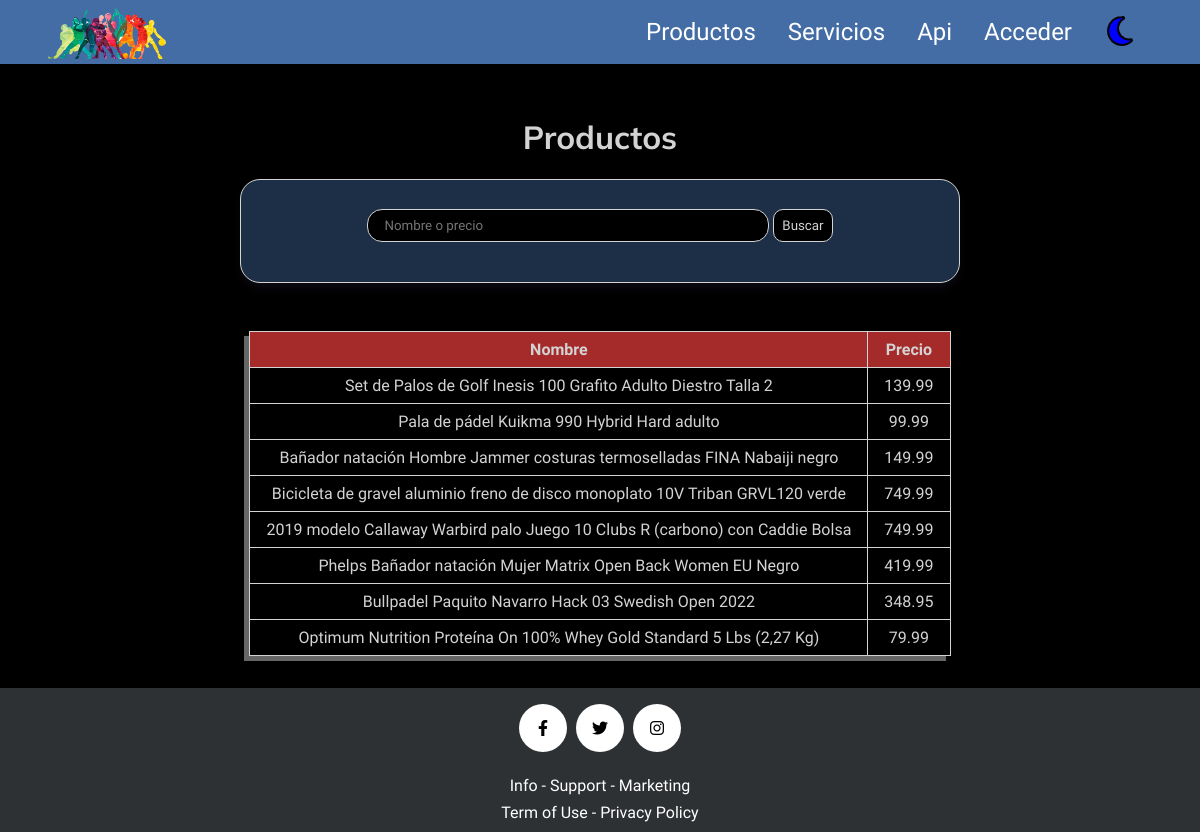
Screenshot of /php/productos/productos.php with the database file from the repository.
### tables this page shows
CREATE TABLE `producto` (
  `id` bigint(20) NOT NULL,
  `nombre` varchar(100) NOT NULL,
  `precio` float(5,2) NOT NULL
);

### php/productos/productos.php (the view, shortened to what this page needs)
<!DOCTYPE html>
<html lang="es">
<head>
    <link rel="stylesheet" href="../../css/style.css">
    <link rel="stylesheet" href="https://cdnjs.cloudflare.com/ajax/libs/font-awesome/6.2.0/css/all.min.css" />
</head>
<body>
    <?php
        require_once "../funciones.php";
        crear_menu();
        echo "<h1>Productos</h1>
        <div class='funcionalidades'>";
        echo "<form action='#' method='post' enctype='multipart/form-data'>
                <input id='buscar' type='text' name='buscar' maxlength='100' placeholder='Nombre o precio'>
                <input type='submit' name='enviar' value='Buscar'>
            </form>
        </div>";
        $conexion=conectarServidor();
        if(isset($_SESSION['usuario']) and $_SESSION['usuario']==="admin"){
            $clase="con_mod";
        }else{
            $clase="sin_mod";
        }
        echo "<table id='tabla_productos' class='$clase'>
            <thead>
                <tr>
                    <th>Nombre</th>
                    <th>Precio</th>
                </tr>
            </thead>
            <tbody>";
        if(isset($_POST['enviar'])){
            $busqueda="%".$_POST['buscar']."%";
            $consulta=$conexion->prepare("select * from producto where nombre like ? or precio like ?");
            $consulta->bind_param("ss",$busqueda,$busqueda);
            $consulta->bind_result($id,$nombre,$precio);
            $consulta->execute();
            $consulta->store_result();
            if($consulta->num_rows>0){
                if(isset($_SESSION['usuario']) and $_SESSION['usuario']==="admin"){
                    while($consulta->fetch()){
                        echo "<tr>
                            <td>$nombre</td>
                            <td>$precio</td>
                            <td>
                                <a href='modificar_productos.php?id=$id' class='mod mod_prod'>Modificar</a>
                                <a href='modificar_productos.php?id=$id' class='mod mod_prod'>Borrar</a>
                            </td>
                        </tr>";
                    }
                }else{
                    while($consulta->fetch()){
                        echo "<tr>
                            <td>$nombre</td>
                            <td>$precio</td>
                        </tr>";
                    }
                }
            }else{
                echo "<tr>
                    <td colspan=5 class='tabla_vacia'>No hay coincidencias</td>
                </tr>";
            }
            $consulta->close();
        }else{
            $consulta=$conexion->query("select * from producto");
            if(isset($_SESSION['usuario']) and $_SESSION['usuario']==="admin"){
                while($fila=$consulta->fetch_array(MYSQLI_ASSOC)){
                    echo "<tr>
                        <td>$fila[nombre]</td>
                        <td>$fila[precio]</td>
                        <td>
                            <a href='modificar_productos.php?id=$fila[id]' class='mod mod_prod'>Modificar</a>
                            <a href='borrar_productos.php?id=$fila[id]' class='mod mod_prod'>Borrar</a>
                        </td>
                    </tr>";
                }
            }else{
                while($fila=$consulta->fetch_array(MYSQLI_ASSOC)){
                    echo "<tr>
                        <td>$fila[nombre]</td>
                        <td>$fila[precio]</td>
                    </tr>";
                }
            }
        }
        echo "</tbody>
        </table>";
        footer();
    ?>
</body>
</html>

### php/funciones.php (shortened to what this page needs)
<?php
    function footer(){
        echo "</main>
        <footer>
            <div id='redes'>
                <a href=''>
                    <i class='fa-brands fa-facebook-f'></i>
                </a>
                <a href=''>
                    <i class='fa-brands fa-twitter'></i>
                </a>
                <a href=''>
                    <i class='fa-brands fa-instagram'></i>
                </a>
            </div>
            <div>
                <p>Info - Support - Marketing</p>
                <p>Term of Use - Privacy Policy</p>
                <p>Ⓒ 2022 nombre</p>
            </div>
        </footer>";
    }
    function menu_base(){
        $ruta_logo="../../";
        $ruta_ul="..";
        echo "<header>
            <nav>
                <a href='".$ruta_logo."index.php'>
                    <img src='".$ruta_logo."img/assets/logo.png' alt='Logo'>
                </a>
                <ul>
                    <li>
                        <a href='$ruta_ul/productos/productos.php'>Productos</a>
                    </li>
                    <li>
                        <a href='$ruta_ul/servicios/servicios.php'>Servicios</a>
                    </li>
                    <li>
                        <a href='$ruta_ul/api/api_ext.php'>Api</a>
                    </li>
                    <li>
                        <a href='$ruta_ul/acceso/acceso.php'>Acceder</a>
                    </li>
                    <li class='enlace_dn'>
                        <button id='dia_noche'></button>
                    </li>
                </ul>
            </nav>
        </header>";
    }
    function crear_menu(){
        if(isset($_SESSION['usuario'])){
            if($_SESSION['usuario']==="admin"){
                menu_admin();
            }else if($_SESSION['usuario']!==""){
                menu_socio($nombre);
            }
        }else{
            menu_base();
        }
        $ubicacion_actual=basename($_SERVER['PHP_SELF']);
        if($ubicacion_actual==="index.php"){
            echo "<main id='inicio'>";
        }else{
            echo "<main>";
        }
    }
?>

### css/style.css (style rules this page uses)
body { margin: 0%; }
* { box-sizing: border-box; font-family: 'Red Hat Text', sans-serif; }
header,h1,h2,h3 { font-family: 'Mulish', sans-serif; }
h1 { text-align: center; }
header { background-color: #446da5; position: sticky; top: 0px; height: 8vh; z-index: 100; }
header img { height: 100%; padding: 0.5rem 0rem 0.3rem 0rem; }
nav { display: flex; justify-content: space-between; align-items: center; padding: 0rem 3rem; height: 100%; }
nav ul { display: flex; list-style-type: none; list-style-position: outside; padding: 0%; margin: 0%; height: 100%; }
nav li { display: flex; align-items: center; padding: 0rem 1rem; white-space: nowrap; }
nav>a { height: 100%; }
nav a { text-decoration: none; color: white; font-size: 1.5rem; display: flex; height: 100%; align-items: center; }
main { padding: 2rem 0rem; min-height: 74vh; }
footer { overflow: hidden; background-color: #2e3134; color: white; height: 18vh; }
footer>div { text-align: center; padding-top: 1rem; }
footer a { text-decoration: none; color: black; width: 3rem; height: 3rem; display: flex; align-items: center; justify-content: center; background-color: white; border-radius: 50%; }
footer p { margin: 0.5rem; }
#redes { display: flex; justify-content: space-evenly; width: 15%; margin: auto; padding-bottom: 0rem; }
table { margin: auto; border-collapse: collapse; box-shadow: rgba(0, 0, 0, 0.4) -5px 5px; }
thead { background-color: #e7d6c0; }
td, th { padding: 0.5rem 1rem; }
table td:not(tr>td:last-child),table th,.no_mod { border: 1px solid black; text-align: center; }
.sin_mod tr>td:last-child { border: 1px solid black; text-align: center; }
.funcionalidades { background-color: rgba(68, 109, 165, 43%); width: 60%; margin: auto; text-align: center; padding: 1.5rem; border: 1px solid black; border-radius: 20px; margin-bottom: 3rem; display: grid; grid-gap: 1rem; box-shadow: rgba(50, 50, 93, 0.25) 0px 6px 12px -2px, rgba(0, 0, 0, 0.3) 0px 3px 7px -3px; }
.funcionalidades input:not(input[type="text"]) { border-radius: 10px; padding: 0.5rem; }
.funcionalidades input[type="text"] { width: 60%; text-align: left; padding: 0.5rem 1rem; }
input,textarea,select { width: max-content; margin: 0.3rem auto 1rem; text-align: center; }
input:not(input[type="file"],.enviar),textarea,select { border-radius: 15px; border: 1px solid black; padding: 0.3rem; }
#dia_noche { background-color: rgba(0, 0, 0, 0); padding: 0%; width: 2rem; aspect-ratio: 1/1; border: none; font-size: 2rem; -webkit-text-stroke: 2px rgb(0, 0, 0); }
.modo_noche { background-color: black; color: lightgray; border-color: lightgray; }
.modo_noche * { border-color: lightgray !important; }
.modo_noche table { box-shadow: rgba(255, 255, 255, 0.4) -5px 5px; }
.modo_noche thead { background-color: brown; }
.modo_noche input,.modo_noche textarea,.modo_noche select { color: lightgray; background-color: black; }

### rows the page displays
producto: nombre "Set de Palos de Golf Inesis 100 Grafito Adulto Diestro Talla 2", precio "139.99"
producto: nombre "Pala de pádel Kuikma 990 Hybrid Hard adulto", precio "99.99"
producto: nombre "Bañador natación Hombre Jammer costuras termoselladas FINA Nabaiji negro", precio "149.99"
producto: nombre "Bicicleta de gravel aluminio freno de disco monoplato 10V Triban GRVL120 verde", precio "749.99"
producto: nombre "2019 modelo Callaway Warbird palo Juego 10 Clubs R (carbono) con Caddie Bolsa", precio "749.99"
producto: nombre "Phelps Bañador natación Mujer Matrix Open Back Women EU Negro", precio "419.99"
producto: nombre "Bullpadel Paquito Navarro Hack 03 Swedish Open 2022", precio "348.95"
producto: nombre "Optimum Nutrition Proteína On 100% Whey Gold Standard 5 Lbs (2,27 Kg)", precio "79.99"
